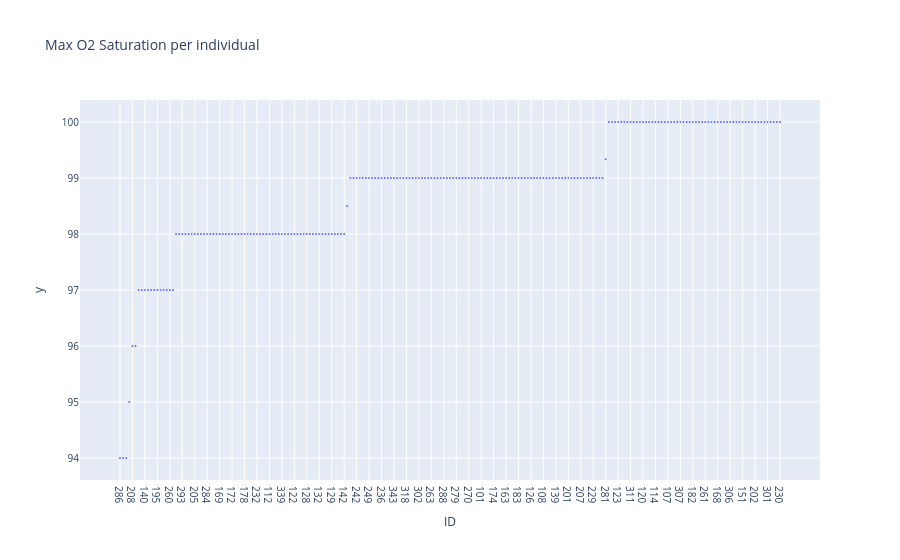

Notebook code cell kept with this figure:
### Markdown cell above
# Same using max o2 sat

### Code cell
max_o2_sat = df.groupby("ID").max()["O2 Saturation"]
# Sort by asc
max_o2_sat = max_o2_sat.sort_values(ascending=True)
# Plot scatter of values
fig = px.scatter(
    max_o2_sat,
    x=max_o2_sat.index,
    y=max_o2_sat.values,
    title="Max O2 Saturation per individual",
)
fig.update_layout(font=dict(size=10))
# Reduce marker size
fig.update_traces(marker=dict(size=2))
fig.show()

### Figure 1 — Plotly figure (JSON) as saved in the notebook; plotly's stock layout.template omitted (floating-point values rounded to 4 significant figures; data arrays with more than 128 entries replaced by an {"elided": "..."} marker saying what was removed)
{"data": [{"hovertemplate": "ID=%{x}<br>y=%{y}<extra></extra>", "legendgroup": "", "marker": {"color": "#636efa", "size": 2, "symbol": "circle"}, "mode": "markers", "name": "", "orientation": "v", "showlegend": false, "type": "scatter", "x": {"elided": "213 str values"}, "xaxis": "x", "y": {"elided": "213 float values"}, "yaxis": "y"}], "layout": {"font": {"size": 10}, "legend": {"tracegroupgap": 0}, "title": {"text": "Max O2 Saturation per individual"}, "xaxis": {"anchor": "y", "domain": [0, 1], "title": {"text": "ID"}}, "yaxis": {"anchor": "x", "domain": [0, 1], "title": {"text": "y"}}}}
